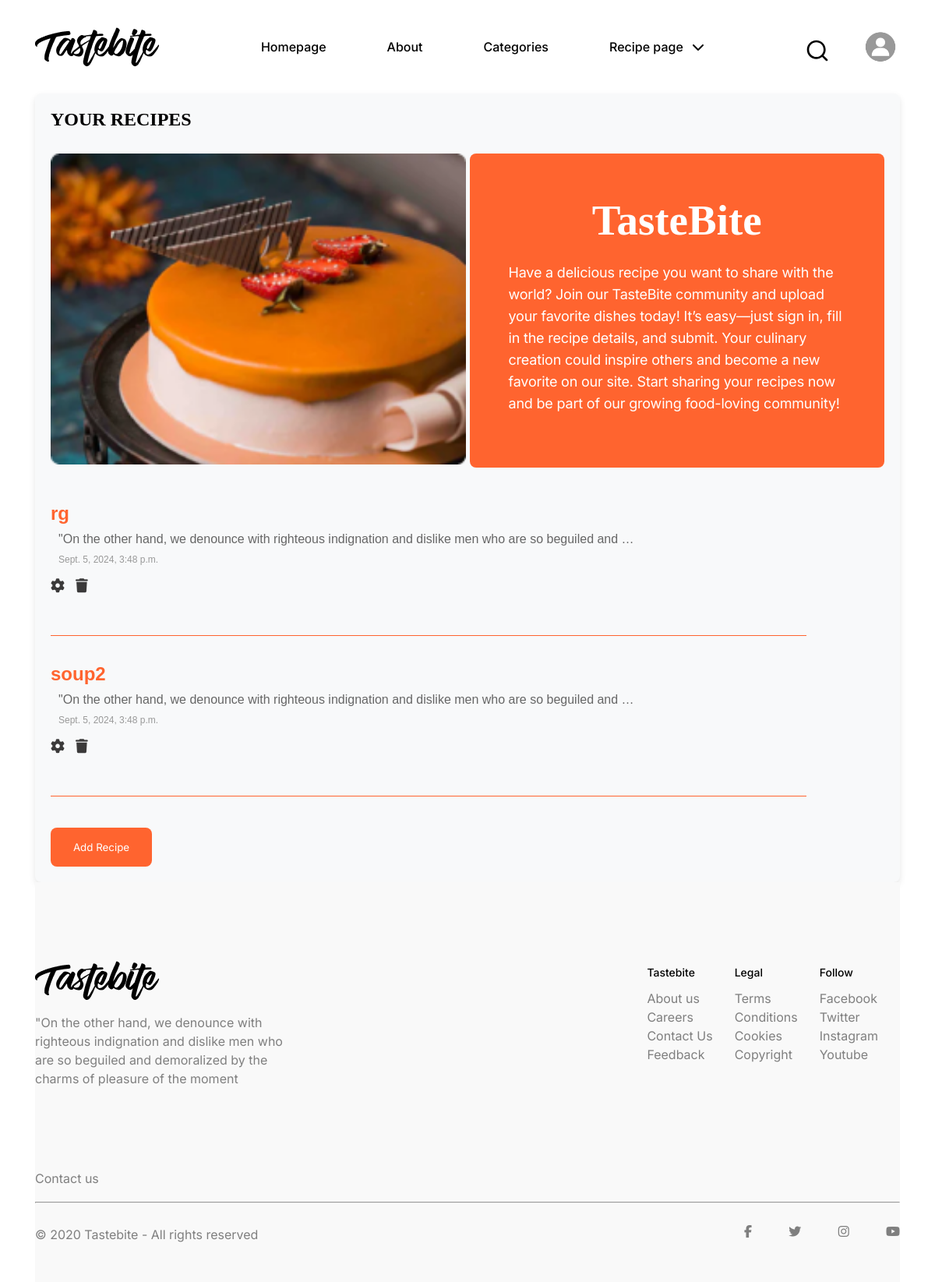
The app's page /my_recipes/ (signed in) with its own data.
### home/models.py (models this page shows, shortened)
class User_Recipe(models.Model):
    CATEGORIES=[
        ('Seefood','Seefood'),
        ('Soup','Soup'),
        ('Pancakes','Pancakes'),
        ('Meat','Meat'),
        ('Chicken','Chicken'),
        ('Less than 30 min','Less than 30 min'),
        ('Pasta','Pasta'),
        ('Pizza','Pizza'),
        ('Cake','Cake'),
        ('Pastries', 'Pastries'),
        ('Burger', 'Burger'),
        ('Vegan', 'Vegan'),
        ('Desserts', 'Desserts'),
        ('Smoothies', 'Smoothies'),
        ('Breakfast', 'Breakfast'),
        ('Salad', 'Salad'),
        ('Sandwiches', 'Sandwiches'),
        ('Waffles', 'Waffles'),
        ('Ramen', 'Ramen'),
        ('Dips', 'Dips'),
    ]
    recipe_owner= models.ForeignKey(User, on_delete=models.CASCADE)
    recipe_name=models.CharField(max_length=50)
    recipe = models.TextField()
    time = models.DateTimeField(auto_now_add=True)
    image = models.FileField(upload_to="Recipe imgs")
    category=models.CharField(max_length=50,choices=CATEGORIES,default='Seefood')

### home/views.py (the view)
# urls.py: path("my_recipes/",my_recipes_page,name='my_recipes'),
@login_required(login_url="account:login")
def my_recipes_page(request):
    recipes = User_Recipe.objects.filter(recipe_owner=request.user)
    return render(request, "my_recipes.html", {"recipes": recipes})

### templates/my_recipes.html (shortened to what this page needs)
{% extends "base.html" %}
{% load static %}
{% block body %}
    <link rel="stylesheet" href="{% static 'my_recipe.css' %}">
    <link rel="stylesheet" href="https://cdnjs.cloudflare.com/ajax/libs/font-awesome/6.6.0/css/all.min.css">
    <div class="container">
        <div class="total_recipes_div">
            <h2>YOUR RECIPES</h2>
            <div class="foto_text">
                <div class="foto_text_img">
                    <img src="{% static './images/img4.png' %}" alt="">
                </div>
                <div class="foto_text_text">
                    <h2>TasteBite</h2>
                    <p>Have a delicious recipe you want to share with the world? Join our TasteBite community and upload your favorite dishes today! It’s easy—just sign in, fill in the recipe details, and submit. Your culinary creation could inspire others and become a new favorite on our site. Start sharing your recipes now and be part of our growing food-loving community!</p>
                </div>
            </div>
            {% if recipes %}
                <div class="my_recipes">
                    <ul>
                        {% for recipe in recipes %}
                        <li>
                            <h3><a href="{% url 'recipe_detail' recipe.id %}">{{ recipe.recipe_name }}</a></h3>
                            <p>{{ recipe.recipe|truncatechars:100}}</p>
                            <small>{{ recipe.time }}</small>
                            <br>
                            <a href="{% url 'update' recipe.id %}"><i class="fa-solid fa-gear"></i></a>
                            <a href="{% url 'delete' recipe.id %}"><i class="fa-solid fa-trash"></i></a>
                        </li>
                        <br>
                        <hr>
                        {% endfor %}
                    </ul>
                </div>
            {% else %}
                <p id="p_text">You haven't added any recipes yet...</p>
            {% endif %}
            <a href="{% url 'add_recipe' %}">
                <button class="add_recipe_btn">Add Recipe</button>
            </a>
        </div>
    </div>
{% endblock body %}

### static/base.css (style rules this page uses)
* { margin: 0; padding: 0; box-sizing: border-box; text-decoration: none; list-style: none; }
.container { width: 1110px; max-width: 95%; margin: 0 auto; }

### static/style.css (style rules this page uses)
body { background-color: white; color: black; }

### static/my_recipe.css (style rules this page uses)
* { margin: 0; padding: 0; box-sizing: border-box; text-decoration: none; list-style: none; }
.container { width: 1110px; max-width: 95%; margin: 0 auto; }
.add_recipe_btn { width: 130px; height: 50px; cursor: pointer; background-color: #FF642F; color: white; border: hidden; font-family: Inter; border-radius: 8px; margin-top: 20px; }
.my_recipes ul { list-style-type: none; padding: 0; }
.my_recipes li { padding: 15px 0; padding-right: 190px; }
.my_recipes li p { padding-left: 10px; }
.my_recipes h3 { font-size: 24px; margin: 0; color: #333; text-decoration: none; font-family: 'Arial', sans-serif; }
.my_recipes ul li small { padding-left: 10px; }
.my_recipes h3 a { text-decoration: none; color: #FF642F; }
.my_recipes p { font-size: 16px; color: #666; margin: 10px 0; font-family: 'Arial', sans-serif; }
.my_recipes small { display: block; color: #999; font-size: 12px; font-family: 'Arial', sans-serif; }
.my_recipes hr { border: 0; border-top: 1px solid #FF642F; margin: 20px 0; }
.my_recipes { padding-right: 100px; }
.foto_text { display: flex; gap: 5px; transition: transform 0.3s ease-in-out; margin: 30px 0; }
.foto_text_img { width: calc((100% - (5px * (2 - 1))) / 2); transition: transform 0.3s ease-in-out; }
.foto_text_text { background-color: #FF642F; width: calc((100% - (5px * (2 - 1))) / 2); border-radius: 8px; }
.foto_text_img img { width: 100%; transition: transform 0.3s ease-in-out; }
.foto_text_text p { color: var(--Fill-Black, #ffffff); font-feature-settings: 'clig' off, 'liga' off; font-family: Inter; font-size: 18px; font-style: normal; font-weight: 400; line-height: 28px; letter-spacing: -0.2px; }
.foto_text_text h2 { color: var(--Fill-Black, #ffffff); font-feature-settings: 'liga' off, 'clig' off; font-family: "Playfair Display"; font-size: 55px; font-style: normal; font-weight: 700; line-height: 37px; }
.foto_text_text { display: flex; flex-direction: column; align-items: center; justify-content: center; gap: 35px; padding-right: 50px; padding-left: 50px; }
.my_recipes ul li i { color: rgb(59, 58, 58); margin-right: 10px; }
.my_recipes ul li .fa-solid { font-size: 18px; }
.total_recipes_div { padding: 20px; background-color: #f8f9fa; border-radius: 8px; box-shadow: 0 4px 8px rgba(0, 0, 0, 0.1); transition: all 0.3s ease-in-out; }

### records on screen
User_Recipe: recipe_name "rg", recipe "\"On the other hand, we denounce with righteous indignation and dislike men who are so beguiled and …", time "Sept. 5, 2024, 3:48 p.m."
User_Recipe: recipe_name "soup2", recipe "\"On the other hand, we denounce with righteous indignation and dislike men who are so beguiled and …", time "Sept. 5, 2024, 3:48 p.m."
